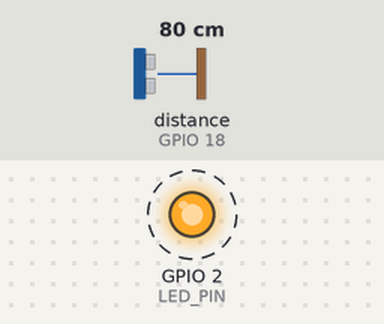
Simulated run of this sketch. Board: ESP32. On the bench: output pins drawn as LEDs (lit = HIGH). Wiring (inferred from the names in the program): ultrasonic range finder: trigger GPIO 5; echo GPIO 18. Dashed ring = blinking. Inputs (shaded band) come from the test bench; at power-on: distance to the obstacle (sensor on GPIO 18) 80 cm. The echo pulse lasts 58.3 µs per cm; pins used as bus, display or sensor lines are not drawn; what the sketch prints to the serial monitor is not drawn.

Above: at 0.2 s.
Timing chart, 0 to 3.0 s (numbered marks = the images above):
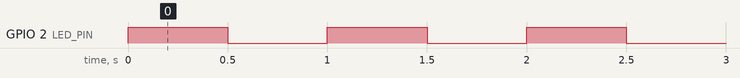

The sketch:

redar_system_on_esp32.ino
```cpp
#define LED_PIN 2       // Built-in LED on ESP32
#define TRIG_PIN 5      // Ultrasonic Sensor Trig Pin
#define ECHO_PIN 18     // Ultrasonic Sensor Echo Pin

void TaskBlink(void *pvParameters) {
    pinMode(LED_PIN, OUTPUT);
    while (1) {
        digitalWrite(LED_PIN, HIGH);
        Serial.println("LED ON");   // Print status to Serial Monitor
        vTaskDelay(500 / portTICK_PERIOD_MS);

        digitalWrite(LED_PIN, LOW);
        Serial.println("LED OFF");  // Print status to Serial Monitor
        vTaskDelay(500 / portTICK_PERIOD_MS);
    }
}

void TaskUltrasonic(void *pvParameters) {
    pinMode(TRIG_PIN, OUTPUT);
    pinMode(ECHO_PIN, INPUT);

    while (1) {
        digitalWrite(TRIG_PIN, LOW);
        delayMicroseconds(2);
        digitalWrite(TRIG_PIN, HIGH);
        delayMicroseconds(10);
        digitalWrite(TRIG_PIN, LOW);

        long duration = pulseIn(ECHO_PIN, HIGH);
        long distance = duration * 0.034 / 2;

        Serial.print("Distance: ");
        Serial.print(distance);
        Serial.println(" cm");

        vTaskDelay(500 / portTICK_PERIOD_MS);
    }
}

void setup() {
    Serial.begin(9600); // Set communication baud rate to 9600
    Serial.println("ESP32 FreeRTOS Starting...");

    // Run LED Blink Task on Core 0
    xTaskCreatePinnedToCore(TaskBlink, "BlinkTask", 1000, NULL, 1, NULL, 0);

    // Run Ultrasonic Sensor Task on Core 1
    xTaskCreatePinnedToCore(TaskUltrasonic, "UltraTask", 1000, NULL, 1, NULL, 1);
}

void loop() {
    // Empty because FreeRTOS handles tasks
}
```

Measured:
- by itself, GPIO 2 (LED_PIN): alternates HIGH for 0.50 s and LOW for 0.50 s
